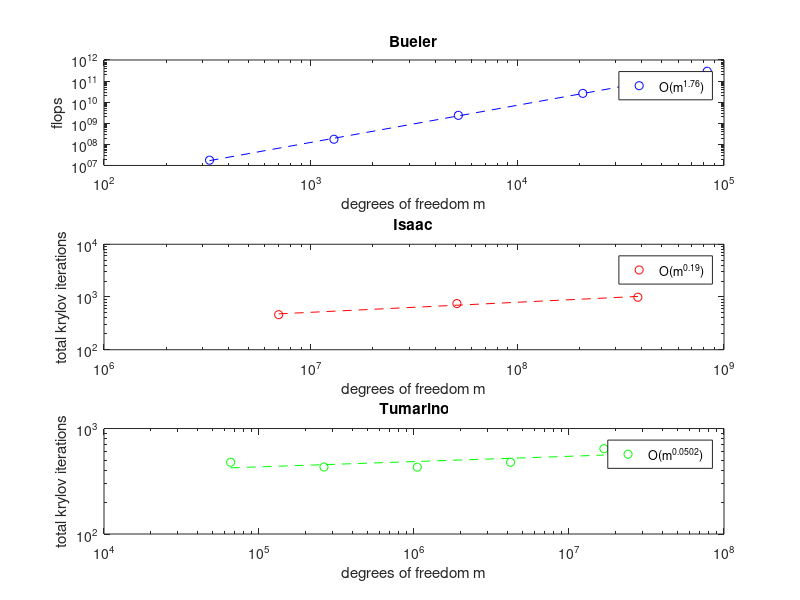

The MATLAB source for this figure:
% generate serial scaling for bueler 2016 and isaac et al 2015 and tumarino et al 2016

% note on iterations: if iterations scale as O(m^alpha) then flops scale as O(m^{1+alpha}); this is under assumption that each iteration costs O(m) flops

% bueler:  LU solve of Newton step equations for dome; see sia-fve/petsc/verif/domeperf.sh; see generated file bueler.perf
% isaac: AMG-Krylov-Newton Stokes solve for antarctica; see table 8.1 in paper
% tumarino: MDSC–AMG-Krylov-Newton higher-order solve for greenland; see table 7.5 in paper; area of Greenland taken from Searise data: 300x560 5km grid

nb = [18 36 72 144 288].^2;
flopsb = [1.776e7 1.749e8 2.374e9 2.608e10 2.927e11];
pb = polyfit(log(nb),log(flopsb),1);
%ans = 1.76186   6.45957   ==>  beta = 0.76186

ni = [7e6 51e6 383e6];
itsi = [7*66 10*75 11*90]; % total Krylov iterations over Newton steps
pi = polyfit(log(ni),log(itsi),1);
%ans = 0.19030   3.17188   ==>  alpha = 0.19030

nt = ((300*560*5^2) / (8^2)) * [1 4 16 64 256];
itst = [36*13.3 34*12.7 35*12.3 36*13.3 37*17.4]; % total Krylov iterations over Newton steps
pt = polyfit(log(nt),log(itst),1);
%ans = 0.05017   5.49297   ==>  alpha = 0.05017

subplot(3,1,1)
loglog(nb, flopsb, 'bo')
xlabel('degrees of freedom m')
ylabel('flops')
title('Bueler')
hold on
loglog(nb, exp(pb(1) * log(nb) + pb(2)), 'b--')
hold off
legend(sprintf('O(m^{%.3d})',pb(1)))

subplot(3,1,2)
loglog(ni, itsi, 'ro')
xlabel('degrees of freedom m')
ylabel('total krylov iterations')
title('Isaac')
hold on
loglog(ni, exp(pi(1) * log(ni) + pi(2)), 'r--')
hold off
legend(sprintf('O(m^{%.3d})',pi(1)))

subplot(3,1,3)
loglog(nt, itst, 'go')
xlabel('degrees of freedom m')
ylabel('total krylov iterations')
title('Tumarino')
hold on
loglog(nt, exp(pt(1) * log(nt) + pt(2)), 'g--')
hold off
legend(sprintf('O(m^{%.3d})',pt(1)))
